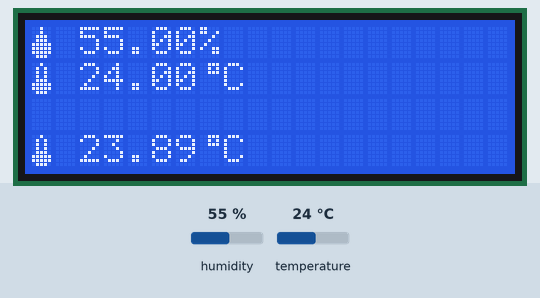
Simulated run of this sketch. Board: Arduino Uno, built with avr-gcc and run on an emulated ATmega328P. Shown: 20×4 character LCD. The inputs (shaded band) are chosen by the test bench; at power-on: humidity 55 %, temperature 24 °C.

Above: at 1.2 s.
1.3 s: humidity set to 22 %
At 3.3 s:
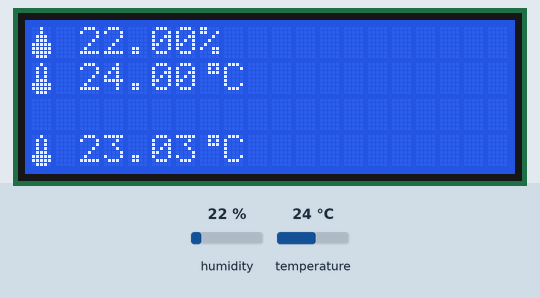
4.1 s: temperature set to 12 °C
At 5.6 s:
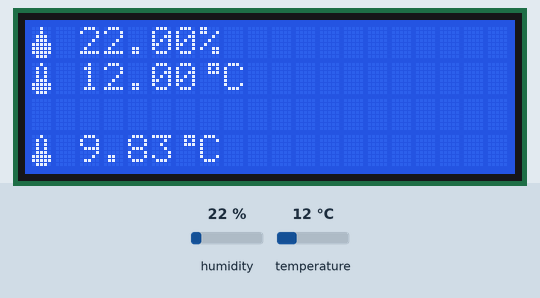
6.9 s: humidity set to 40 %
At 9.2 s:
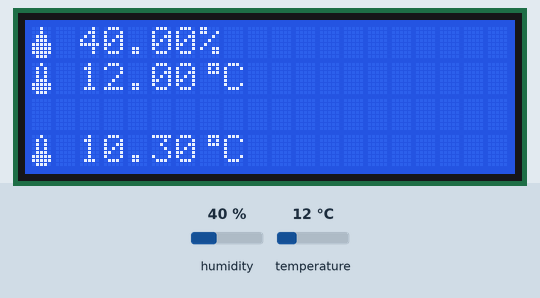
9.8 s: temperature set to 19 °C
At 11.5 s:
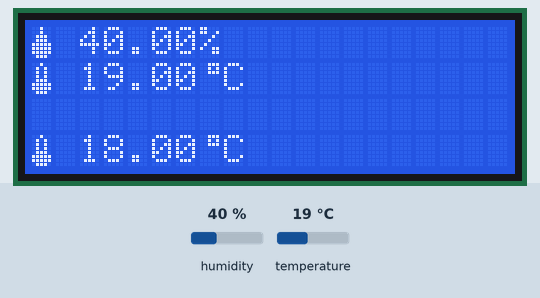
Timing chart, 0 to 13.0 s (numbered marks = the images above; inputs shaded):
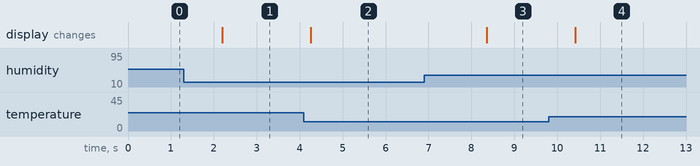

Measured:
- after the input at 1.3 s, the display: changes after 0.90 s (image 1)
- after the input at 4.1 s, the display: changes after 0.15 s (image 2)
- after the input at 6.9 s, the display: changes after 1.5 s (image 3)
- after the input at 9.8 s, the display: changes after 0.62 s (image 4)

The sketch:

dht11-dht22-uitdaging.ino
```cpp
// (licence header left out)
// Bibliotheek voor communicatie met I2C / TWI apparaten
#include <Wire.h>

// Bibliotheek voor het LCD scherm
#include <LiquidCrystal_I2C.h>

/*
 * Stel hier in welke chip en foromaat LCD je hebt
 * Gebruik 0x27 als je chip PCF8574 hebt van NXP
 * Gebruik 0x3F als je chip PCF8574A hebt van Ti (Texas Instruments)
 * De laatste twee getallen geven het formaat van je LCD aan
 * bijvoorbeeld 20x4 of 16x2
 *
 */
LiquidCrystal_I2C lcd(0x27, 20, 4);
//LiquidCrystal_I2C lcd(0x3F, 16, 2);

/*
 * De onderstaande symbolen zijn online gemaakt met de LCD symbool generator op:
 * https://maxpromer.github.io/LCD-Character-Creator/
 */

// Graden symbool
byte degree[] = {
  0x07,
  0x05,
  0x07,
  0x00,
  0x00,
  0x00,
  0x00,
  0x00
};

// Druppel
byte humid[] = {
  0x04,
  0x04,
  0x0E,
  0x0E,
  0x1F,
  0x1F,
  0x1F,
  0x0E
};

// Thermometer
byte temp[] = {
  0x04,
  0x0A,
  0x0A,
  0x0A,
  0x0E,
  0x1F,
  0x1F,
  0x0E
};

#include "DHT.h"             // Bibliotheek voor DHT sensoren

#define dhtPin 12            // data pin

/*
 * Stel hier in welke DHT chip je gebruikt
 */
#define dhtType DHT11        // DHT 11
//#define dhtType DHT22      // DHT 22  (AM2302), AM2321
//#define dhtType DHT21      // DHT 21 (AM2301)

DHT dht(dhtPin, dhtType);    // Initialiseer de DHT bibliotheek

float humidityVal;           // luchtvochtigheid
float tempValC;              // temperatuur in graden Celcius
float tempValF;              // temperatuur in graden Fahrenheit
float heatIndexC;            // gevoelstemperatuur in graden Celcius
float heatIndexF;            // gevoelstemperatuur in graden Fahrenheit

void setup() {
  Serial.begin(9600);        // stel de seriële monitor in

  // LCD
  lcd.init();                  // initialiseer het LCD scherm
  lcd.backlight();             // zet de backlight aan
  lcd.createChar(1, degree);   // definieer een symbool in geheugen positie 1
  lcd.createChar(2, humid);   // definieer een symbool in geheugen positie 1
  lcd.createChar(3, temp);   // definieer een symbool in geheugen positie 1

  // DHT sensor
  dht.begin();               // start het DHT sensor uitlezen
}

void loop() {

  humidityVal = dht.readHumidity();        // vraag de luchtvochtigheid aan de DHT sensor
  tempValC = dht.readTemperature();        // vraag de temperatuur in graden Celcius aan de DHT sensor
  tempValF = dht.readTemperature(true);    // vraag de temperatuur in graden Fahrenheit aan de DHT sensor

  // Controleer of alle waarden goed zijn uitgelezen, zo niet probeer het opnieuw
  if (isnan(humidityVal) || isnan(tempValC) || isnan(tempValF)) {
    Serial.println("Uitlezen van DHT sensor mislukt!");

    // Beëindig de loop() functie
    return;
  }

  lcd.clear();                 // wis het scherm

  // Bereken de gevoelstemperatuur in graden Celcius
  heatIndexC = dht.computeHeatIndex(tempValC, humidityVal, false);

  // Bereken de gevoelstemperatuur in graden Fahrenheit
  heatIndexF = dht.computeHeatIndex(tempValF, humidityVal);

  // Print alle waarden naar de LCD
  lcd.setCursor(0, 0);         // zet de cursor op positie 1, regel 1
  lcd.write(2);
  lcd.print(" ");
  lcd.print(humidityVal);
  lcd.print("%");

  lcd.setCursor(0, 1);         // zet de cursor op positie 1, regel 2
  lcd.write(3);
  lcd.print(" ");
  lcd.print(tempValC);
  lcd.write(1);
  lcd.print("C ");

  lcd.setCursor(0, 3);         // zet de cursor op positie 1, regel 4
  lcd.write(3);
  lcd.print(" ");
  lcd.print(heatIndexC);
  lcd.write(1);
  lcd.print("C ");

  delay(2000);
}
```
